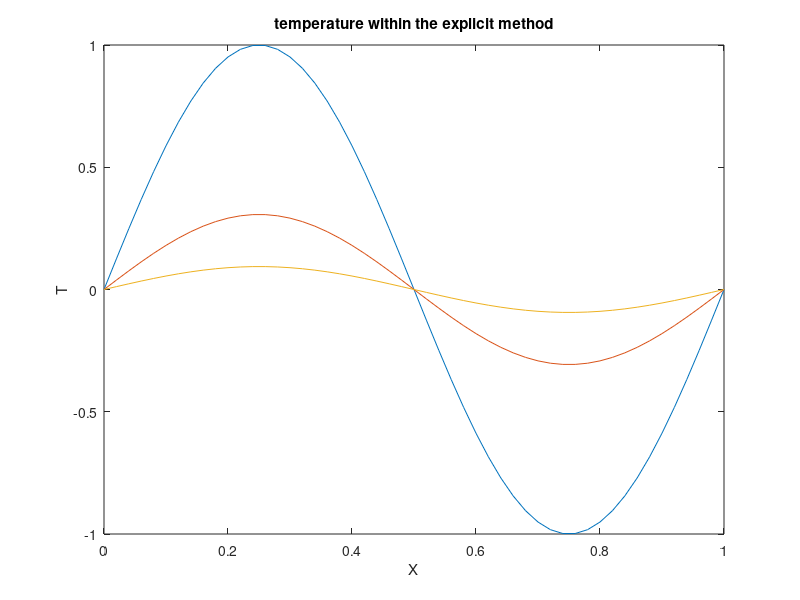
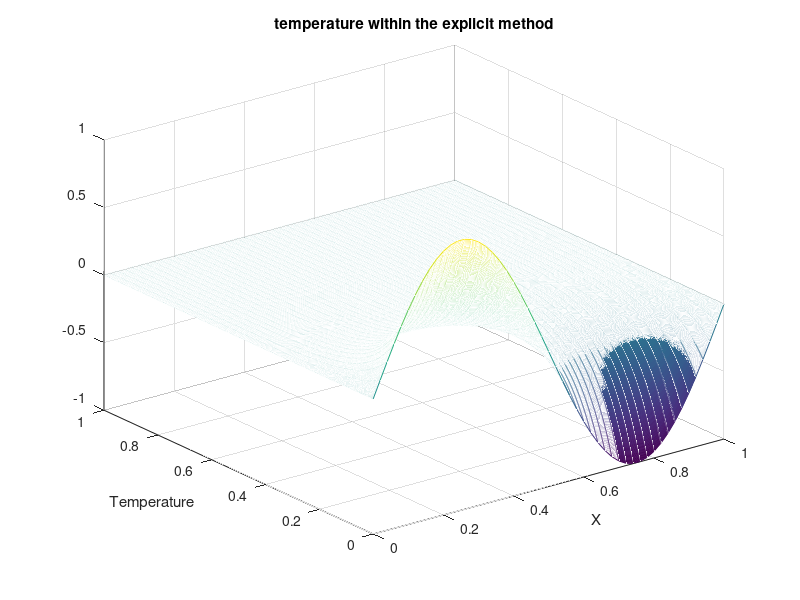

Write MATLAB code to recreate these figures, in order.
clear;
L = 1
T = 1
maxk=2500;
dt =T/maxk;
n =50;
dx = L/n;
cond =1/4;
b = 2*cond*dt/(dx*dx);

for i= 1:n+1
        x(i) = (i-1)*dx;
        u(i,1) = sin(2*pi*x(i));
end

for k = 1:maxk+1
          u(1,k) = 0;
          u(n+1,k) = 0.;
          time(k) = (k-1)*dt;
end

for k = 1:maxk
    for i =2:n;
        u(i,k+1) = u(i,k)+0.5*b*(u(i-1,k)+u(i+1,k)-2.*u(i,k));
    end
end


figure(1)
plot(x,u(:,1),'-',x,u(:,300),'-',x,u(:,600),'-')
title('temperature within the explicit method')
xlabel('X')
ylabel('T')


figure(2)
mesh(x,time,u')
title('temperature within the explicit method')
xlabel('X')
ylabel('Temperature')
    
       
